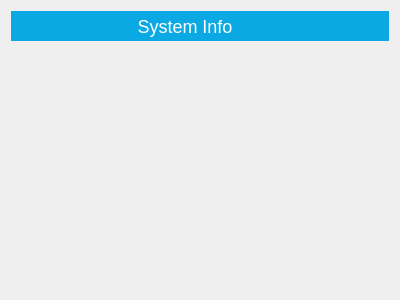
<?xml version="1.0" encoding="UTF-8"?>
<ui version="4.0">
 <class>SystemInfoChart</class>
 <widget class="QWidget" name="SystemInfoChart">
  <property name="geometry">
   <rect>
    <x>0</x>
    <y>0</y>
    <width>400</width>
    <height>300</height>
   </rect>
  </property>
  <property name="windowTitle">
   <string>Dialog</string>
  </property>
  <layout class="QVBoxLayout" name="verticalLayout">
   <property name="spacing">
    <number>0</number>
   </property>
   <item>
    <layout class="QHBoxLayout" name="horizontalLayout">
     <property name="spacing">
      <number>0</number>
     </property>
     <item>
      <widget class="QLabel" name="label_title">
       <property name="sizePolicy">
        <sizepolicy hsizetype="Expanding" vsizetype="Preferred">
         <horstretch>0</horstretch>
         <verstretch>0</verstretch>
        </sizepolicy>
       </property>
       <property name="styleSheet">
        <string notr="true">color: #FFFFFF;
background-color: #0AA9E3;
min-height: 30px;
font: 18px;</string>
       </property>
       <property name="text">
        <string>System Info</string>
       </property>
       <property name="alignment">
        <set>Qt::AlignCenter</set>
       </property>
      </widget>
     </item>
     <item>
      <widget class="QToolButton" name="toolButton_close">
       <property name="minimumSize">
        <size>
         <width>30</width>
         <height>30</height>
        </size>
       </property>
       <property name="styleSheet">
        <string notr="true">QToolButton
{
border: 0px;
padding: 3px;
background-color: #0AA9E3;
}
QToolButton:hover
{
background-color: #E81123;
}
QToolButton:pressed
{
background-color: #B2241C;
}</string>
       </property>
       <property name="text">
        <string/>
       </property>
       <property name="icon">
        <iconset resource="../resource/resource.qrc">
         <normaloff>:/layout/layout/close.png</normaloff>:/layout/layout/close.png</iconset>
       </property>
      </widget>
     </item>
    </layout>
   </item>
   <item>
    <widget class="TimeChart" name="timeChart" native="true">
     <property name="sizePolicy">
      <sizepolicy hsizetype="Preferred" vsizetype="Expanding">
       <horstretch>0</horstretch>
       <verstretch>0</verstretch>
      </sizepolicy>
     </property>
    </widget>
   </item>
  </layout>
 </widget>
 <customwidgets>
  <customwidget>
   <class>TimeChart</class>
   <extends>QWidget</extends>
   <header>timechart.h</header>
   <container>1</container>
  </customwidget>
 </customwidgets>
 <resources>
  <include location="../resource/resource.qrc"/>
 </resources>
 <connections/>
</ui>
